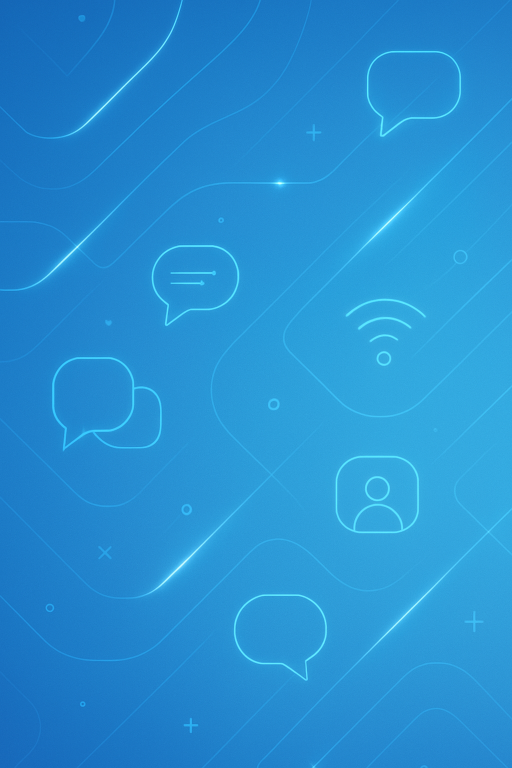
#> input picture assets/images/BACKGROUND.png, 1024 x 1536 px (shown at 1/2 size); its folder holds 6 pictures in this run
$ python optimize-images.py
#> lines starting #> are read from the running program, lines starting #| are printed output that depends on the picture
#!/usr/bin/env python3
"""
Image Optimization Script for IraChat
Compresses oversized images to reduce app bundle size
"""

from PIL import Image, ImageOps
import os
import sys

def optimize_image(input_path, output_path, max_size_kb=500, quality=85):
    """
    Optimize an image to reduce file size while maintaining quality
    """
#> called with input_path = 'assets/images/BACKGROUND.png', output_path = 'assets/images/BACKGROUND.png', max_size_kb = 500, quality = 85
    try:
        # Open and process image
        with Image.open(input_path) as img:
            # Convert to RGB if necessary (removes alpha channel for JPEG)
#> img is the input picture: PIL image 1024x1536 RGB; mean R, G, B 38.3, 144, 210.3
            if img.mode in ('RGBA', 'LA', 'P'):
                # Create white background for transparency
                background = Image.new('RGB', img.size, (255, 255, 255))
                if img.mode == 'P':
                    img = img.convert('RGBA')
                background.paste(img, mask=img.split()[-1] if img.mode == 'RGBA' else None)
                img = background

            # Auto-orient based on EXIF data
            img = ImageOps.exif_transpose(img)

            # Resize if too large (max 1024x1024 for mobile)
            max_dimension = 1024
            if max(img.size) > max_dimension:
                img.thumbnail((max_dimension, max_dimension), Image.Resampling.LANCZOS)
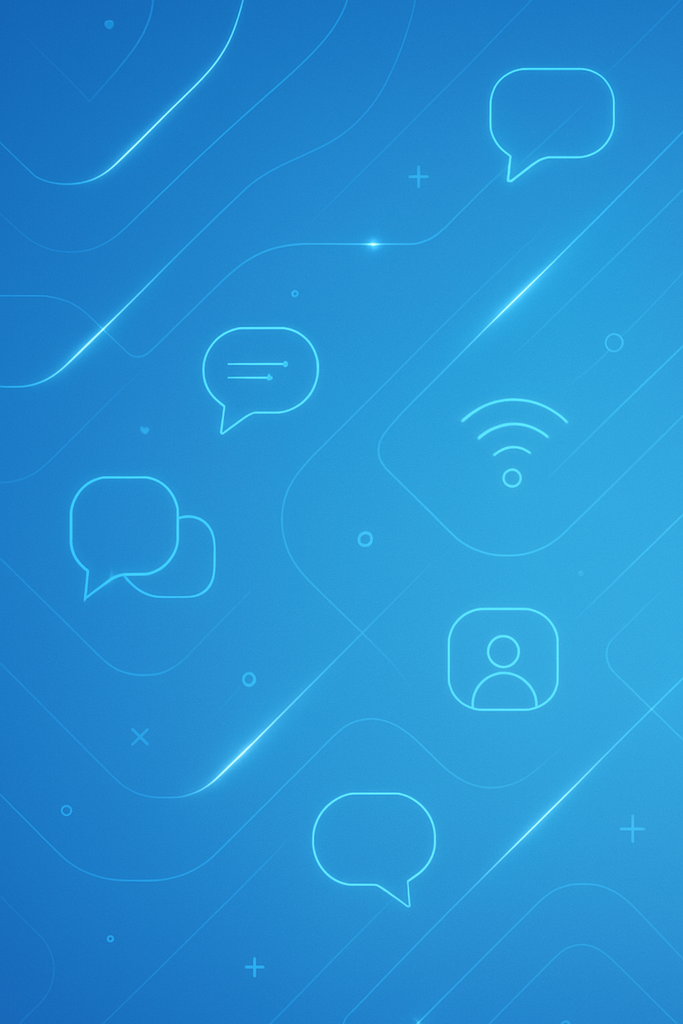
#> img: PIL image 683x1024 RGB; mean R, G, B 38.3, 144, 210.3
                print(f"  📏 Resized to {img.size}")
#|   📏 Resized to (683, 1024)

            # Save with optimization
            img.save(output_path, 'JPEG', quality=quality, optimize=True)

            # Check file size
            file_size_kb = os.path.getsize(output_path) / 1024

            if file_size_kb > max_size_kb and quality > 60:
                # Reduce quality if still too large
                new_quality = max(60, quality - 10)
                img.save(output_path, 'JPEG', quality=new_quality, optimize=True)
                file_size_kb = os.path.getsize(output_path) / 1024
                print(f"  🔧 Reduced quality to {new_quality}")

            return file_size_kb

    except Exception as e:
        print(f"  ❌ Error optimizing {input_path}: {e}")
        return None

def optimize_irachat_images():
    """
    Optimize specific oversized images in IraChat
    """
    print("🎨 IraChat Image Optimization")
    print("=" * 40)

    # Images to optimize (oversized ones)
    images_to_optimize = [
        {
            'name': 'BACKGROUND.png',
            'max_size_kb': 500,
            'quality': 85,
            'description': 'Chat wallpaper background'
        },
        {
            'name': 'LOGO.png',
            'max_size_kb': 200,
            'quality': 90,
            'description': 'App logo and icon'
        },
        {
            'name': 'splash.png',
            'max_size_kb': 200,
            'quality': 90,
            'description': 'Splash screen image'
        }
    ]

    assets_dir = 'assets/images'
    backup_dir = 'assets/images/backup'

    # Create backup directory
    os.makedirs(backup_dir, exist_ok=True)

    total_original_size = 0
    total_optimized_size = 0

    for img_config in images_to_optimize:
        img_name = img_config['name']
        input_path = os.path.join(assets_dir, img_name)
        backup_path = os.path.join(backup_dir, img_name)

        if not os.path.exists(input_path):
            print(f"⚠️  {img_name} not found, skipping...")
            continue

        # Get original size
        original_size_kb = os.path.getsize(input_path) / 1024
        total_original_size += original_size_kb

        print(f"\n🖼️  Optimizing {img_name}...")
        print(f"  📊 Original: {original_size_kb:.1f}KB")
        print(f"  🎯 Target: <{img_config['max_size_kb']}KB")
        print(f"  📝 Purpose: {img_config['description']}")

        # Create backup
        import shutil
        shutil.copy2(input_path, backup_path)
        print(f"  💾 Backup created: {backup_path}")

        # Optimize image
        optimized_size_kb = optimize_image(
            input_path,
            input_path,  # Overwrite original
            img_config['max_size_kb'],
            img_config['quality']
        )

        if optimized_size_kb:
            total_optimized_size += optimized_size_kb
            savings = original_size_kb - optimized_size_kb
            savings_percent = (savings / original_size_kb) * 100

            print(f"  ✅ Optimized: {optimized_size_kb:.1f}KB")
            print(f"  💾 Saved: {savings:.1f}KB ({savings_percent:.1f}%)")

            if optimized_size_kb <= img_config['max_size_kb']:
                print(f"  🎯 Target achieved!")
            else:
                print(f"  ⚠️  Still above target, but significantly reduced")
        else:
            print(f"  ❌ Optimization failed")

    # Summary
    total_savings = total_original_size - total_optimized_size
    total_savings_percent = (total_savings / total_original_size) * 100 if total_original_size > 0 else 0

    print(f"\n🎉 OPTIMIZATION COMPLETE!")
    print("=" * 40)
    print(f"📊 Original total: {total_original_size:.1f}KB")
    print(f"📊 Optimized total: {total_optimized_size:.1f}KB")
    print(f"💾 Total saved: {total_savings:.1f}KB ({total_savings_percent:.1f}%)")
    print(f"📁 Backups stored in: {backup_dir}")

    print(f"\n🚀 Next steps:")
    print("1. Test app to ensure images still look good")
    print("2. If issues, restore from backup folder")
    print("3. Run: npx expo build --clear")
    print("4. Check new app size")

if __name__ == "__main__":
    # Check if PIL is available
    try:
        from PIL import Image, ImageOps
        optimize_irachat_images()
    except ImportError:
        print("❌ PIL (Pillow) not installed")
        print("Install with: pip install Pillow")
        print("Then run: python optimize-images.py")
